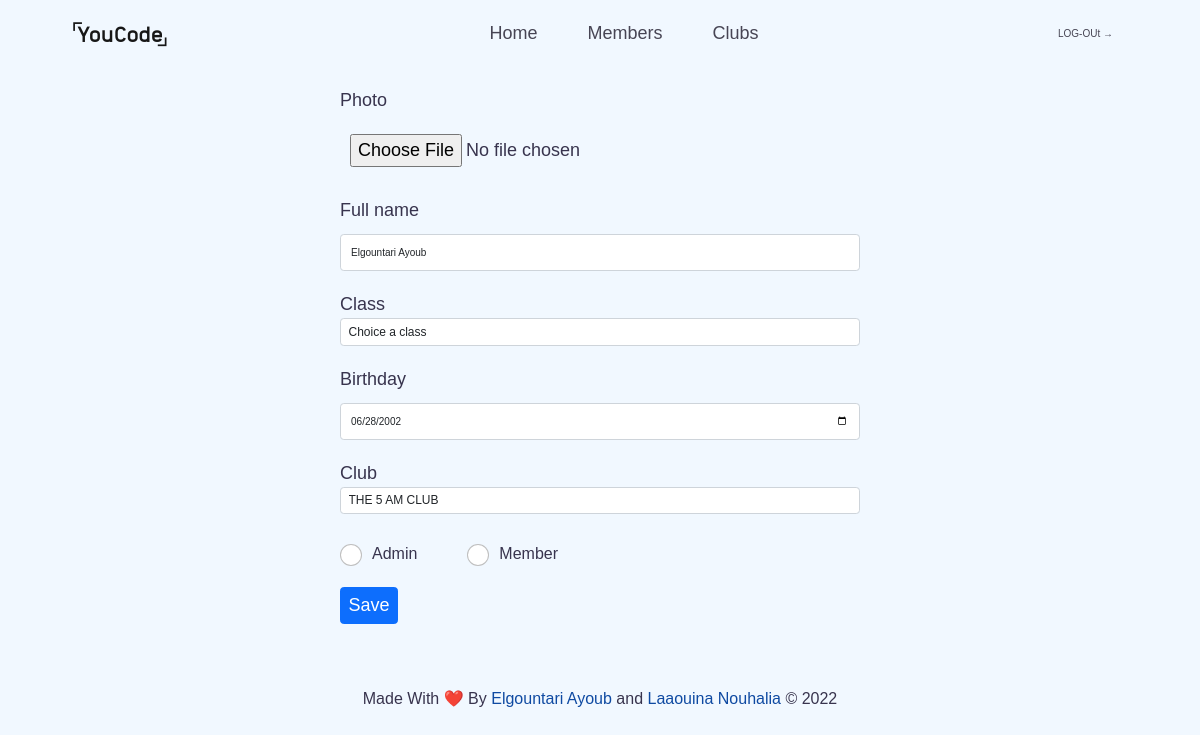
Screenshot of /yccm/memberManagement.php?edit&id=90 (signed in) with the database file from the repository.
### tables this page shows
CREATE TABLE `student` (
  `id` int(11) NOT NULL,
  `photo` varchar(2022) DEFAULT NULL,
  `name` varchar(100) DEFAULT NULL,
  `class` varchar(100) DEFAULT NULL,
  `birthday` date DEFAULT NULL,
  `clubId` int(11) DEFAULT NULL,
  `role` varchar(100) DEFAULT NULL
);

CREATE TABLE `club` (
  `id` int(11) NOT NULL,
  `logo` varchar(2022) DEFAULT NULL,
  `name` varchar(100) DEFAULT NULL,
  `creationDate` date DEFAULT NULL,
  `description` varchar(2022) DEFAULT NULL
);

### yccm/memberManagement.php (the view, shortened to what this page needs)
<?php
$pdo = new PDO('mysql:host=localhost;port=3306;dbname=yc2', 'root', 'Ycode@2021');
$pdo->setAttribute(PDO::ATTR_ERRMODE, PDO::ERRMODE_EXCEPTION);
$statement = $pdo->prepare("SELECT * FROM Club");
$statement->execute();
$clubs = $statement->fetchAll(PDO::FETCH_ASSOC);
$member = null;
if (isset($_GET["edit"])) {
  if (isset($_GET["id"])) {
    $id = $_GET["id"];
    $statement = $pdo->prepare("SELECT * FROM Student WHERE id = :id");
    $statement->bindValue(":id", $id);
    $statement->execute();
    $member = $statement->fetch(PDO::FETCH_ASSOC);
  }
} else if (isset($_GET["delete"])) {
  if (isset($_GET["id"])) {
    $id = $_GET["id"];
    $statement = $pdo->prepare("DELETE FROM Student WHERE id = :id");
    $statement->bindValue(":id", $id);
    $statement->execute();
  }
  header("location: member.php");
}
?>
<?php include_once("header.php") ?>
<section class="section-member-management">
  <div class="container">
    <form class="member-form" action="memberManagement.php" method="POST" enctype="multipart/form-data">
      <div class="form-group">
        <label for="Photo">Photo</label>
        <br>
        <input type="file" class="form-control-file" id="Photo" name="photo" required>
      </div>
      <div class="form-group">
        <label for="full-name">Full name</label>
        <input type="text" value="<?php echo $member == null ? "" : $member["name"] ?>" class="form-control" placeholder="Elgountari ayoub" id="full-name" name="full-name" required>
      </div>
      <div class="form-group">
        <label for="class">Class</label>
        <select required class="form-control" id="class" name="selected_class">
          <option value="">Choice a class</option>
        </select>
      </div>
      <div class="form-group">
        <label for="birthday">Birthday</label>
        <input value="<?php
                      if ($member) {
                        echo date('Y-m-d', strtotime($member['birthday']));
                      } ?>" required type="date" class="form-control" placeholder="2002-6-28" id="birthday" name="birthday">
      </div>
      <div class="form-group">
        <label for="club">Club</label>
        <select class="form-control" id="class" name="selected_club">
          <?php foreach ($clubs as $i => $club) : ?>
            <option value='<?php echo $club["id"] ?>' <?php echo (($member) != null && ($member["clubId"] == $club["id"])) ? "selected" : "" ?>>
              <?php echo $club["name"] ?> </option>
          <?php endforeach; ?>
        </select>
      </div>
      <div class="role">
        <div class="form-check">
          <input class="form-check-input" type="radio" name="role" id="admin" value="admin">
          <label class="form-check-label" for="admin">
            Admin
          </label>
        </div>
        <div class="form-check">
          <input class="form-check-input" type="radio" name="role" id="member" value="member">
          <label class="form-check-label" for="memeber">
            Member
          </label>
        </div>
      </div>
      <button type="submit" class="btn btn-primary">Save</button>
    </form>
  </div>
</section>
<?php include_once("footer.php") ?>

### yccm/resources/css/main.css (style rules this page uses)
* { box-sizing: border-box; padding: 0; margin: 0; }
:root { --primary-color: #38344e; --secondary-color: #0f4aa2; --main-bg-color: #f1f8ff; }
html { width: 100%; font-size: 62.5%; }
body { font-family: Arial, Helvetica, sans-serif; background-color: var(--main-bg-color); color: var(--primary-color); }
.container { padding: 2rem 4rem; }
button { border: none; padding: 1rem; }
.btn { cursor: pointer; }
.section-club .container, .section-member .container, .section-member-management .container, section.discover-clubs .container { min-height: 75vh !important; }
.section-member-management .container { max-width: 60rem; }
form.member-form, form.member-form button { display: flex; flex-direction: column; gap: 2rem; font-size: 1.8rem; }
form.member-form .form-check { font-size: 1.6rem; }
form.member-form .role { display: flex; width: 100%; gap: 5rem; align-items: center; }
form.member-form .role div { display: flex; align-items: end; gap: 1rem; }
form ::placeholder, form select.form-control { font-size: 1.2rem; }
form.member-form input { margin-top: 1rem; padding: 1rem; }
form.member-form button { width: fit-content; }

### rows the page displays
student: full-name "Elgountari Ayoub", birthday "06/28/2002", selected_club "THE 5 AM CLUB"
